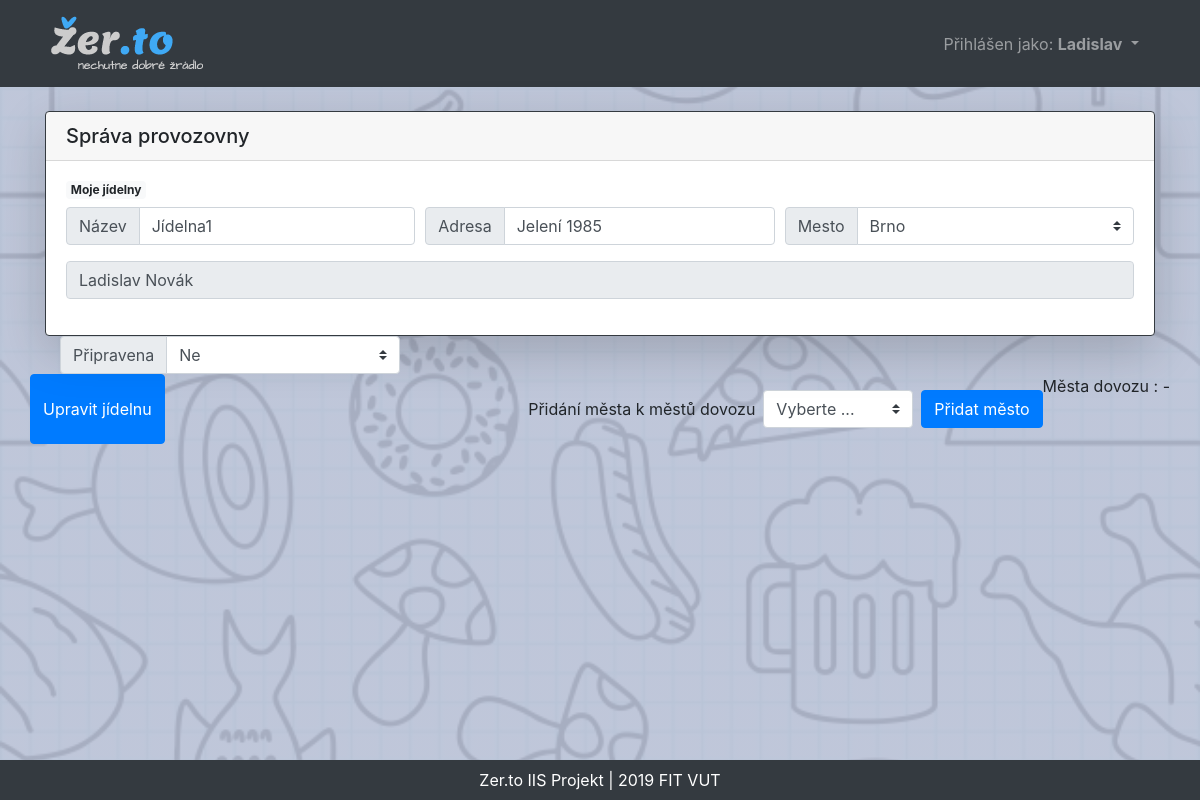
Page /op/jidelna.php?jidelna=2 (signed in) on the earlier database version.
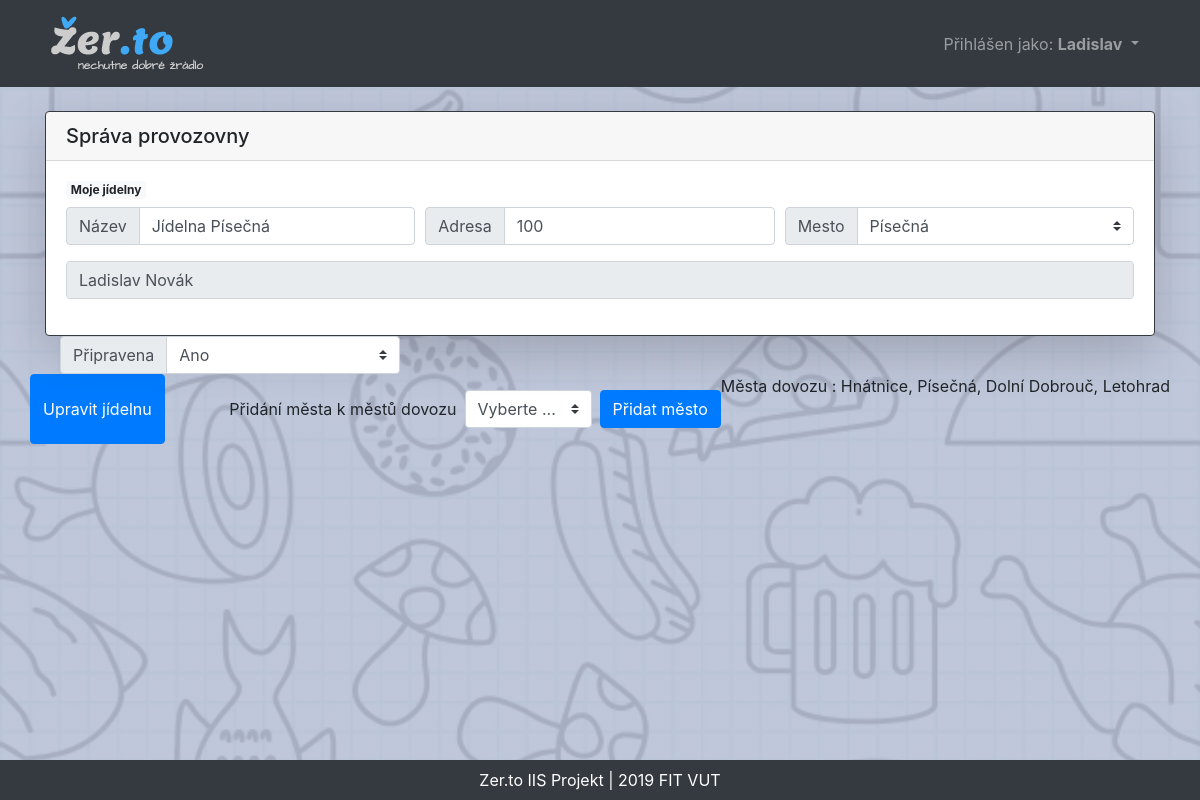
Same page on the later database version.
### tables this page shows
CREATE TABLE `jidelna` (
  `id` int(11) NOT NULL AUTO_INCREMENT,
  `nazev` varchar(200) NOT NULL,
  `mesto` varchar(100) NOT NULL,
  `adresa` varchar(200) NOT NULL,
  `operator` int(11) DEFAULT NULL,
  `stav` bit(1) NOT NULL DEFAULT b'0',
  PRIMARY KEY (`id`),
  KEY `mesto` (`mesto`),
  KEY `operator` (`operator`),
  CONSTRAINT `jidelna_ibfk_3` FOREIGN KEY (`mesto`) REFERENCES `mesta` (`Nazev`),
  CONSTRAINT `jidelna_ibfk_4` FOREIGN KEY (`operator`) REFERENCES `user` (`id`) ON UPDATE CASCADE
);

CREATE TABLE `user` (
  `id` int(11) NOT NULL AUTO_INCREMENT,
  `jmeno` varchar(150) DEFAULT NULL,
  `prijmeni` varchar(150) DEFAULT NULL,
  `email` varchar(200) NOT NULL,
  `password` varchar(200) DEFAULT NULL,
  `mesto` varchar(100) DEFAULT NULL,
  `adresa` varchar(200) DEFAULT NULL,
  `telefon` int(11) DEFAULT NULL,
  `prava` int(11) NOT NULL DEFAULT '5',
  PRIMARY KEY (`id`),
  KEY `prava` (`prava`),
  KEY `mesto` (`mesto`),
  CONSTRAINT `user_ibfk_4` FOREIGN KEY (`prava`) REFERENCES `prava` (`id`),
  CONSTRAINT `user_ibfk_5` FOREIGN KEY (`mesto`) REFERENCES `mesta` (`Nazev`) ON DELETE SET NULL ON UPDATE CASCADE
);

### functions.php (called while the page is built, shortened)
<?php
function dbconnect(){
	$db = new mysqli("","","","");
    $db->set_charset("UTF8");
    return $db;
}
function getOpName($id){
    $sql = "SELECT jmeno, prijmeni FROM user WHERE id = $id";
    $db = dbconnect();
    $celejmeno = "";
    if($getname = $db->prepare($sql)){
        $getname->execute();
        $getname->bind_result($jmeno, $prijmeni);
        if($getname->fetch())
            $celejmeno = $jmeno." ".$prijmeni;
    }
    return $celejmeno;
}
function getMestaDovozu($id){
    $sql = "SELECT mesto FROM mesta_dovozu WHERE jidelna = $id";
    $db = dbconnect();
    $mesta_dovozu = "";
    $prvni = true;
    $load_mesta_dovozu = $db->query($sql);
    if($load_mesta_dovozu->num_rows>0){
        while($row = $load_mesta_dovozu->fetch_assoc()){
            if($prvni){
                $mesta_dovozu = $row['mesto'];
                $prvni = false;
            }else{
                $mesta_dovozu = $mesta_dovozu.", ".$row['mesto'];
            }
        }
    }
    return $mesta_dovozu == "" ? "-" : $mesta_dovozu;
}
?>

### op/jidelna.php (the view, shortened to what the changed rows need)
<?php
include '../functions.php';
        ?><script>
<!DOCTYPE html>
<html>
	<head>
        <link rel="stylesheet" href="https://stackpath.bootstrapcdn.com/bootstrap/4.4.0/css/bootstrap.min.css" />
        <link rel="stylesheet" href="../styles/styles.css" />
	</head>
	<body>
    <main class="container">
        <section class="row justify-content-md-center">
            <div class="col col-md-12">
                <div class="card shadow-lg border-dark">
                    <div class="card-body">
        <?php
        if($_SESSION['prava'] == 1)
            echo "<a class='mb-2 badge badge-light' href=\"../admin/jidelny.php\">Všechny jídelny</a><br>";
        else
            echo "<a class='mb-2 badge badge-light' href=\"./moje_jidelny.php\">Moje jídelny</a><br>";
            $db = dbconnect();
            if($jidelna_id = filter_input(INPUT_GET, "jidelna", FILTER_VALIDATE_INT)){
                $sql = "SELECT nazev, mesto, adresa, operator, stav FROM jidelna WHERE id = $jidelna_id";
                $user = $db->prepare($sql);
                $user->execute();
                $user->bind_result($nazev, $mesto, $adresa, $operator, $stav);
                if($operator == $_SESSION['id'] || $_SESSION['prava'] == 1){
                    echo "
                    <form class='clearfix' method=\"post\" action=\"\" enctype=\"multipart/form-data\">
                    <div class='form-row'>
                        <div class='col-md-4 mb-3'>
                            <div class='input-group'>
                                <div class='input-group-prepend'>
                                    <label class='input-group-text' id='nazev'>Název</label>
                                </div>
                                <input class='form-control' id='nazev' type=\"text\" value=\"$nazev\" name=\"nazev\" required=\"required\">
                            </div>
                        </div>
                        <div class='col-md-4 mb-3'>
                            <div class='input-group'>
                                <div class='input-group-prepend'>
                                    <label class='input-group-text' id='adresa'>Adresa</label>
                                </div>
                                <input class='form-control' id='adresa' type=\"text\" value=\"$adresa\" name=\"adresa\" required=\"required\">
                            </div>
                        </div>
                        <div class='col-md-4 mb-3'>
                            <div class='input-group'>
                                <div class='input-group-prepend'>
                                    <label class='input-group-text' id='mesto'>Mesto</label>
                                </div>
                                <select class='custom-select' id='mesto' name=\"mesto\">
                                    <option selected disabled value=''>Vyberte ...</option>";
                                    $sql_mesta = "SELECT nazev FROM mesta";
                                    $mesta = $db->query($sql_mesta);
                                    if ($mesta->num_rows > 0) {
                                        while ($row = $mesta->fetch_assoc()) {
                                            if($row['nazev'] == $mesto)
                                                echo "<option value=\"".$row["nazev"]."\" selected>".$row["nazev"] . "</option>";
                                            else
                                                echo "<option value=\"".$row["nazev"]."\">".$row["nazev"] . "</option>";
                                        }
                                    }
                        echo "</select>
                            </div>
                        </div>
                    </div>
		    ";
                            if($_SESSION['prava'] == 1){
                                echo "
                                <div class='form-row'>
				    <div class='col-md-4'>
					<div class='input-group'>
					    <div class='input-group-prepend'>
						<label class='input-group-text' id='prava'>Operátor</label>
					    </div>
                                <select class='custom-select' id='prava' name=\"operator\">";
                                echo "<option selected disabled value=''>Vyberte ...</option>";
                                $sql_op = "SELECT id, jmeno, prijmeni FROM user WHERE prava = 2";
                                $operators = $db->query($sql_op);
                                if ($operators->num_rows > 0) {
                                    while ($row = $operators->fetch_assoc()) {
                                        if($row['id'] == $operator)
                                            echo "<option value=\"".$row["id"]."\" selected>".$row["jmeno"]." ".$row['prijmeni'] . "</option>";
                                        else
                                            echo "<option value=\"".$row["id"]."\">".$row["jmeno"]." ".$row['prijmeni'] . "</option>";
                                    }
                                }
                                $operators->close();
                                echo "</select>
                                </div>
                            </div>
                                ";
                            }else{
                                echo "<input class='form-control' type=\"text\" value=\"".getOpName($operator)."\" readonly>";
                                echo "</div></div>";
                            }
                            echo "
                            <div class='col col-md-4'>
                                <div class='input-group'>
                                    <div class='input-group-prepend'>
                                        <label class='input-group-text' id='pripravena'>Připravena</label>
                                    </div>
                                    <select class='custom-select' id='pripravena' name=\"stav\">";
                            if($stav == 0){
                                echo "<option value=\"0\" selected>Ne</option>";
                            }else{
                                echo "<option value=\"1\" selected>Ano</option>";
                            }
                            echo "</select>
                                </div>
                            </div>
                        </div>
                            ";
                        echo "<input class='btn btn-primary float-right' type=\"submit\" name=\"submit\" value=\"Upravit jídelnu\">";
                    $mesta_dovozu = getMestaDovozu($jidelna_id);
                    echo "<form class='mt-3 form-inline' method=\"post\" action=\"\" enctype=\"multipart/form-data\">";
                    echo "<label id='mst'>Přidání města k městů dovozu</label>";
                    echo "<select id='mst' class='mx-2 custom-select' name=\"mesta\">";
                    echo "<option disabled value='' selected>Vyberte ...</option>";
                    echo "</select>";
                    echo "<input class='btn btn-primary float-right' type=\"submit\" name=\"submit_mesto\" value=\"Přidat město\">";
                    echo "</form>";
                    echo "<p>Města dovozu : $mesta_dovozu </p>";
                }else{
                    echo "<p class='alert alert-danger border-danger text-center my-2'>Jídelna s tímto id neexistuje!</p>";
                }
            }else{
                ?><script>
                    window.location = "../index.php";
                </script><?php
            }
                        ?>
        </section>
    </main>
	</body>
</html>

Differences in the rows shown:
changed jidelna "Ladislav Novák": nazev "Jídelna1" → "Jídelna Písečná"; adresa "Jelení 1985" → "100"; stav "Ne" → "Ano"
Other differences:
form field mesto: "Brno" → "Písečná"
$mesta_dovozu: "-" → "Hnátnice, Písečná, Dolní Dobrouč, Letohrad"
